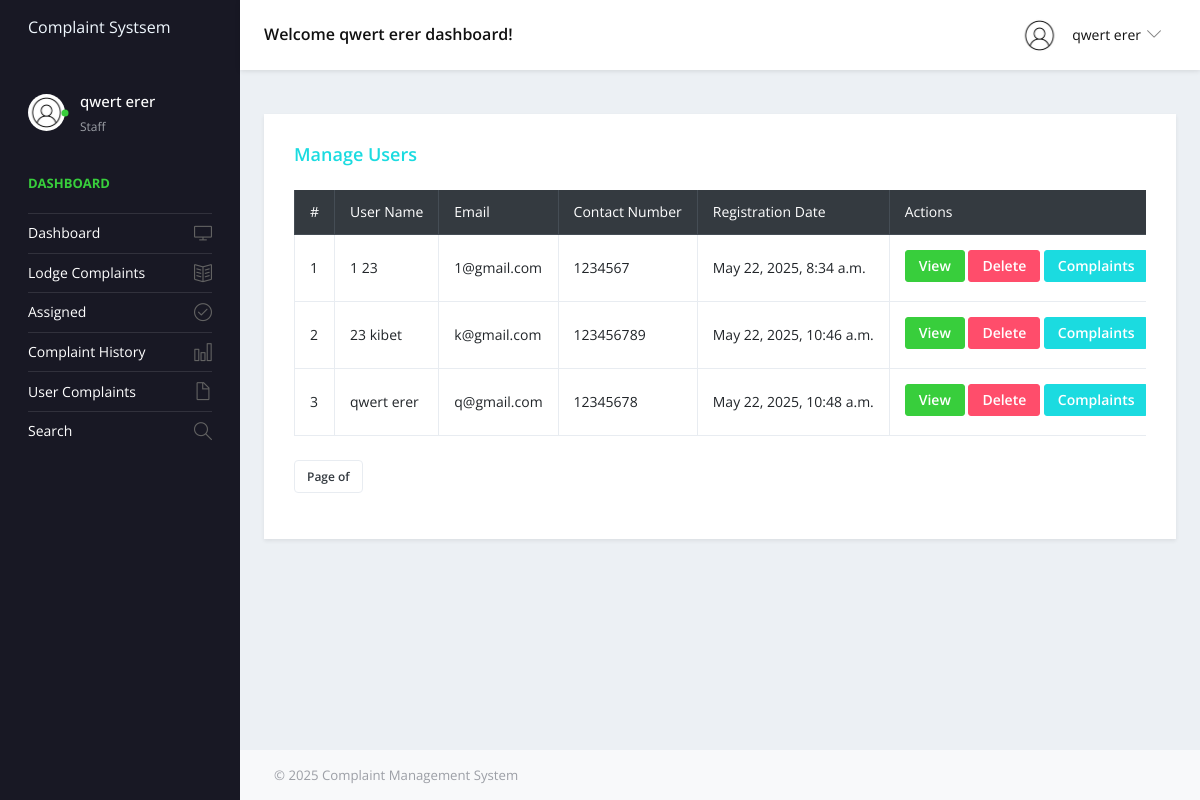
Page /ManageUser (signed in) on the earlier database version.
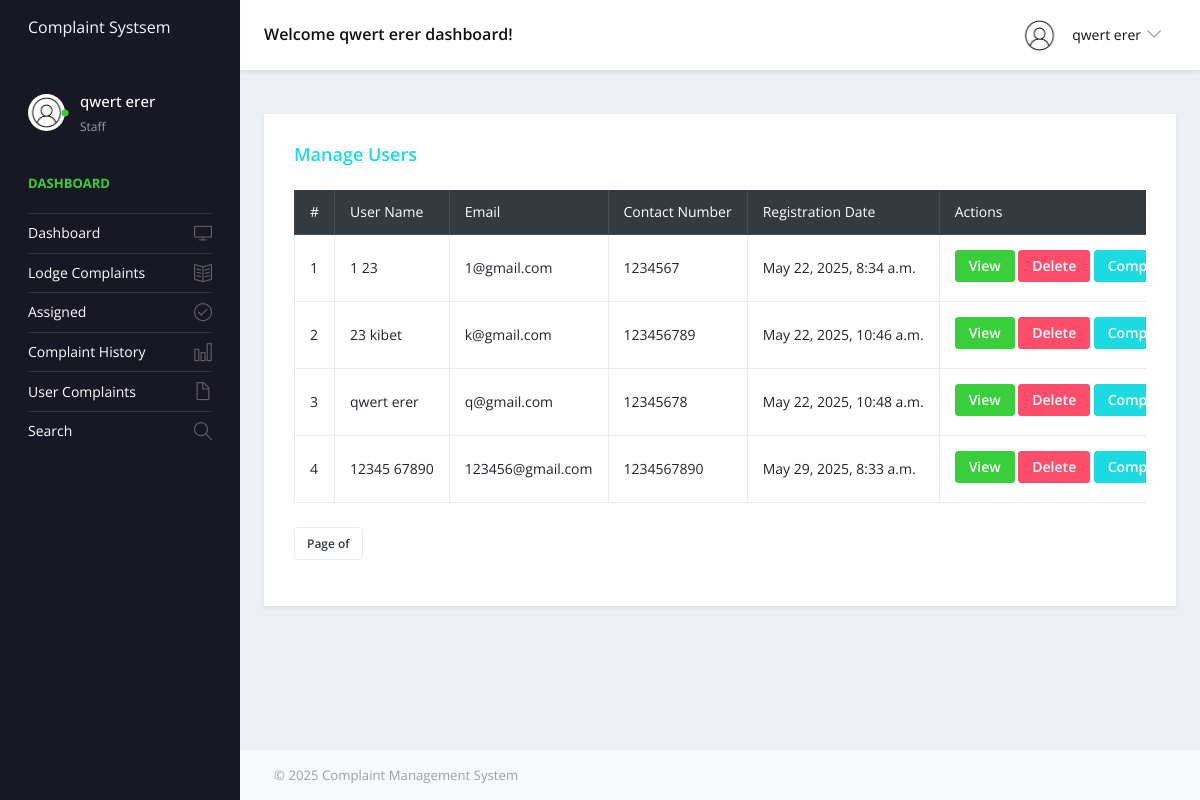
Same page on the later database version.
### cmsapp/models.py (models this page shows, shortened)
class UserReg(models.Model):
    admin = models.OneToOneField(CustomUser, on_delete=models.CASCADE, null=True, blank=True)
    mobilenumber = models.CharField(max_length=11)
    regdate_at = models.DateTimeField(auto_now_add=True)
    updated_at = models.DateTimeField(auto_now=True)

class CustomUser(AbstractUser):
    USER_TYPES = [
        (1, 'Admin'),
        (2, 'User'),
        (3, 'Staff'),
    ]
    user_type = models.IntegerField(choices=USER_TYPES, default=2)
    profile_pic = models.ImageField(upload_to='profile_pics/', blank=True, null=True)

### complaintmgmtsys/adminviews.py (the view)
# urls.py: path('ManageUser', adminviews.MANAGEUSERS, name='manageusers'),
@login_required(login_url='/')
def MANAGEUSERS(request):
    user_list = UserReg.objects.all()
    paginator = Paginator(user_list, 4)  # Show 4 states per page
    page_number = request.GET.get('page')
    try:
        userlist = paginator.page(page_number)
    except PageNotAnInteger:
        userlist = paginator.page(1)
    except EmptyPage:
        userlist = paginator.page(paginator.num_pages)
    context = {'userlist': userlist}
    return render(request, 'admin/manage_userlist.html', context)

### templates/admin/manage_userlist.html (shortened to what this page needs)
{% extends 'base.html' %}
{% block content %}
<div class="row">
    <div class="col-lg-12 grid-margin stretch-card">
        <div class="card shadow-sm">
            <div class="card-body">
                <h4 class="card-title mb-4 text-primary">Manage Users</h4>
                <div class="table-responsive">
                    <table class="table table-bordered table-hover">
                        <thead class="thead-dark">
                            <tr>
                                <th>#</th>
                                <th>User Name</th>
                                <th>Email</th>
                                <th>Contact Number</th>
                                <th>Registration Date</th>
                                <th>Actions</th>
                            </tr>
                        </thead>
                        <tbody>
                            {% for i in userlist %}
                            <tr>
                                <td>{{ forloop.counter }}</td>
                                <td>{{ i.admin.first_name }} {{ i.admin.last_name }}</td>
                                <td>{{ i.admin.email }}</td>
                                <td>{{ i.mobilenumber }}</td>
                                <td>{{ i.regdate_at }}</td>
                                <td>
                                    <a href="{% url 'viewusers' i.id %}" class="btn btn-sm btn-success mb-1">View</a>
                                    <a href="{% url 'delete_user' i.id %}" class="btn btn-sm btn-danger mb-1"
                                       onclick="return confirm('Are you sure you want to delete this user?');">Delete</a>
                                    <a href="{% url 'view_complaints' i.id %}" class="btn btn-sm btn-primary mb-1">Complaints</a>
                                </td>
                            </tr>
                            {% empty %}
                            <tr>
                                <td colspan="6" class="text-center">No users found.</td>
                            </tr>
                            {% endfor %}
                        </tbody>
                    </table>
                </div>
                <div class="pagination mt-4 text-center">
                    <nav aria-label="Page navigation">
                        <ul class="pagination justify-content-center">
                            <li class="page-item disabled">
                                <span class="page-link">
                                    Page {{ states.number }} of {{ states.paginator.num_pages }}
                                </span>
                            </li>
                        </ul>
                    </nav>
                </div>
            </div>
        </div>
    </div>
</div>
{% endblock %}

Differences in the rows shown:
added UserReg: admin.first_name "12345", admin.last_name "67890", admin.email "123456@gmail.com", mobilenumber "1234567890", regdate_at "May 29, 2025, 8:33 a.m."
